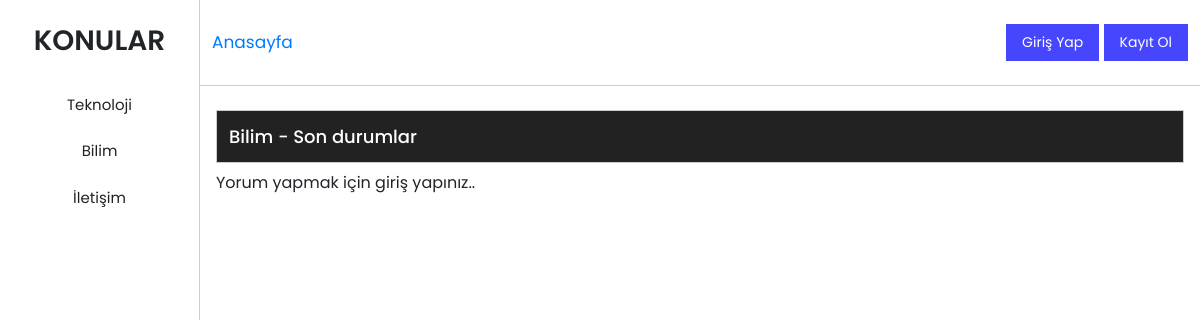
Screenshot of /konu-icerigi.php?kid=11 with the database file from the repository.
### tables this page shows
CREATE TABLE `konu` (
  `id` int(11) NOT NULL,
  `baslik` varchar(100) NOT NULL,
  `konuadi` varchar(100) NOT NULL,
  `olusturanid` int(11) NOT NULL,
  `olusturmatarihi` date NOT NULL
);

### fonksiyon.php (called while the page is built, shortened)
<?php
$vt = mysqli_connect("localhost", "root", "", "forumvt");
function konuBilgileri($kid)
{
    global $vt;
    $sorgu = "SELECT * FROM konu WHERE id=$kid";
    $sonuclar = $vt->query($sorgu);
    if ($satir = $sonuclar->fetch_assoc()) {
        return $satir;
    }
}
function tumKonular()
{
    global $vt;
    $sorgu = "SELECT konu.* FROM konu";
    $sonuclar = $vt->query($sorgu);
    $dizi = [];
    while ($satir = $sonuclar->fetch_assoc()) {
        array_push($dizi,$satir);
    }
    return $dizi;
}

### konu-icerigi.php (the view, shortened to what this page needs)
<!doctype html>
<html lang="en">
<?php
require_once('fonksiyon.php');
$konuID = $_GET['kid'];
$konuIcerik = konuBilgileri($konuID);
?>
<head>
  <link rel="stylesheet" href="https://stackpath.bootstrapcdn.com/bootstrap/4.3.1/css/bootstrap.min.css">
  <link rel="stylesheet" href="https://cdnjs.cloudflare.com/ajax/libs/font-awesome/5.15.3/css/all.min.css" />
  <link rel="stylesheet" href="css/style.css">
</head>
<body>
  <div class="forum-container">
    <div class="forum forum-left">
      <h3>KONULAR</h3>
      <div class="forum-subjects d-flex flex-column">
        <?php
        $konular = tumKonular();
        foreach ($konular as $konu) {
          echo "<a href='konu-icerigi.php?kid={$konu['id']}'>{$konu['baslik']}</a>";
        }
        ?>
      </div>
    </div>
    <div class="forum forum-right">
      <header class="d-flex justify-content-between align-items-center">
        <a href="index.php" class="anasayfa">Anasayfa</a>
        <?php
        if (isset($_SESSION['kid']) == false) {
        ?>
          <div class="login">
            <input type="button" data-toggle="modal" data-target="#girisModal" data-whatever="@mdo" value="Giriş Yap" />
            <input type="button" data-toggle="modal" data-target="#kayitModal" data-whatever="@mdo" value="Kayıt Ol" />
          </div>
        <?php
        } else {
        ?>
          <div class="login">
            <a class="btn btn-primary" href="fonksiyon.php?cikis=1"><?php echo kullaniciBilgisi($_SESSION['kid'])['kullaniciadi']; ?> - Çıkış Yap</a>
          </div>
        <?php
        }
        ?>
      </header>
      <div class="forum-content">
        <div class="forum-content-item">
          <a href="#" class="konu-adi"><?php echo $konuIcerik['baslik'] . " - " . $konuIcerik['konuadi']; ?></a>
        </div>
        <?php
        if (isset($_SESSION['kid']) && $_SESSION['kid'] != null) {
        ?>
          <div class="add-comment">
            <form action="fonksiyon.php" method="post">
              <input type="hidden" name="konuid" value="<?php echo $_GET['kid']; ?>">
              <textarea name="yorum" cols="30" rows="3" placeholder="Yorum Yaz..."></textarea>
              <input type="submit" value="Gönder" name="yorumyap">
            </form>
          </div>
        <?php
        } else {
          echo "<p>Yorum yapmak için giriş yapınız..";
        }
        ?>
      </div>
    </div>
  </div>
</body>
</html>

### css/style.css (style rules this page uses)
* { padding: 0px; margin: 0px; text-decoration: none !important; }
body { font-family: 'Poppins', sans-serif; overflow-y: hidden; }
.forum-container { display: -ms-grid; display: grid; -ms-grid-columns: 1.5fr 10.5fr; grid-template-columns: 1.5fr 10.5fr; }
.forum-container .forum { min-height: 100vh; max-height: 100vh; }
.forum-container .forum-left { border-right: 1px solid #ccc; overflow-y: scroll; }
.forum-container .forum-left h3 { font-weight: 600; margin: 24px 12px; text-align: center; }
.forum-container .forum-left .forum-subjects a { padding: 12px; text-align: center; color: #222222; font-size: 15px; }
.forum-container .forum-right { overflow-y: scroll; }
.forum-container .forum-right header { border-bottom: 1px solid #ccc; padding: 24px 12px; }
.forum-container .forum-right header .anasayfa { font-size: 17px; }
.forum-container .forum-right header .login input { border: none; padding: 8px 16px; background: #4646ff; color: #fff; font-size: 14px; outline: none; }
.forum-container .forum-right .forum-content { position: relative; padding: 24px 16px; min-height: 100vh; }
.forum-container .forum-right .forum-content .forum-content-item { padding: 12px; border: 1px solid #ccc; margin-bottom: 8px; }
.forum-container .forum-right .forum-content .forum-content-item .konu-adi { color: #222222; font-size: 18px; font-weight: 500; }
.forum-container .forum-right .forum-content .forum-content-item:first-child { background: #222222; color: #fff; }
.forum-container .forum-right .forum-content .forum-content-item:first-child a { color: #fff; }
@media only screen and (max-width: 1500px) { .forum-container { -ms-grid-columns: 2fr 10fr; grid-template-columns: 2fr 10fr; } }

### rows the page displays
konu: baslik "Teknoloji"
konu: baslik "Bilim", konuadi "Son durumlar"
konu: baslik "İletişim"
